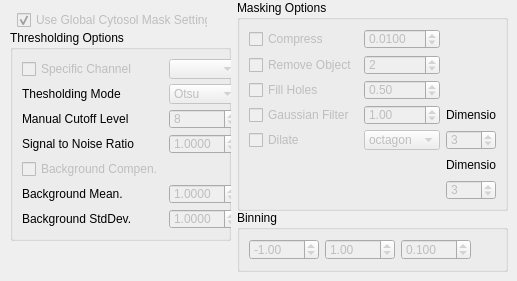
            <widget class="QWidget" name="tab_20">
             <attribute name="title">
              <string>Global Cytosol Masking Options</string>
             </attribute>
             <widget class="QCheckBox" name="checkBox_31">
              <property name="enabled">
               <bool>false</bool>
              </property>
              <property name="geometry">
               <rect>
                <x>17</x>
                <y>10</y>
                <width>191</width>
                <height>20</height>
               </rect>
              </property>
              <property name="minimumSize">
               <size>
                <width>0</width>
                <height>20</height>
               </size>
              </property>
              <property name="toolTip">
               <string>&lt;html&gt;&lt;head/&gt;&lt;body&gt;&lt;p&gt;Aktivates Table and Settings in &amp;quot;Detailed Cytosol Masking Options&amp;quot; &lt;/p&gt;&lt;/body&gt;&lt;/html&gt;</string>
              </property>
              <property name="text">
               <string>Use Global Cytosol Mask Settings</string>
              </property>
              <property name="checked">
               <bool>true</bool>
              </property>
             </widget>
             <widget class="QGroupBox" name="groupBox_14">
              <property name="geometry">
               <rect>
                <x>237</x>
                <y>210</y>
                <width>271</width>
                <height>62</height>
               </rect>
              </property>
              <property name="title">
               <string>Binning</string>
              </property>
              <layout class="QHBoxLayout" name="horizontalLayout_3">
               <item>
                <widget class="QDoubleSpinBox" name="doubleSpinBox_17">
                 <property name="enabled">
                  <bool>false</bool>
                 </property>
                 <property name="sizePolicy">
                  <sizepolicy hsizetype="Minimum" vsizetype="Minimum">
                   <horstretch>0</horstretch>
                   <verstretch>0</verstretch>
                  </sizepolicy>
                 </property>
                 <property name="minimumSize">
                  <size>
                   <width>70</width>
                   <height>20</height>
                  </size>
                 </property>
                 <property name="toolTip">
                  <string>&lt;html&gt;&lt;head/&gt;&lt;body&gt;&lt;p&gt;Lowest binning value for colorbar and histograms. In order for the changes to become active, images must be reanalyzed (run) again.&lt;/p&gt;&lt;/body&gt;&lt;/html&gt;</string>
                 </property>
                 <property name="decimals">
                  <number>2</number>
                 </property>
                 <property name="minimum">
                  <double>-100.000000000000000</double>
                 </property>
                 <property name="maximum">
                  <double>100000000.000000000000000</double>
                 </property>
                 <property name="singleStep">
                  <double>1.000000000000000</double>
                 </property>
                 <property name="value">
                  <double>-1.000000000000000</double>
                 </property>
                </widget>
               </item>
               <item>
                <widget class="QDoubleSpinBox" name="doubleSpinBox_18">
                 <property name="enabled">
                  <bool>false</bool>
                 </property>
                 <property name="minimumSize">
                  <size>
                   <width>70</width>
                   <height>20</height>
                  </size>
                 </property>
                 <property name="toolTip">
                  <string>&lt;html&gt;&lt;head/&gt;&lt;body&gt;&lt;p&gt;Highest binning value for colorbar and histograms. In order for the changes to become active, images must be reanalyzed (run) again.&lt;/p&gt;&lt;/body&gt;&lt;/html&gt;</string>
                 </property>
                 <property name="decimals">
                  <number>2</number>
                 </property>
                 <property name="minimum">
                  <double>-100.000000000000000</double>
                 </property>
                 <property name="maximum">
                  <double>1000000000.000000000000000</double>
                 </property>
                 <property name="singleStep">
                  <double>1.000000000000000</double>
                 </property>
                 <property name="value">
                  <double>1.000000000000000</double>
                 </property>
                </widget>
               </item>
               <item>
                <widget class="QDoubleSpinBox" name="doubleSpinBox_19">
                 <property name="enabled">
                  <bool>false</bool>
                 </property>
                 <property name="sizePolicy">
                  <sizepolicy hsizetype="Minimum" vsizetype="Minimum">
                   <horstretch>0</horstretch>
                   <verstretch>0</verstretch>
                  </sizepolicy>
                 </property>
                 <property name="minimumSize">
                  <size>
                   <width>70</width>
                   <height>20</height>
                  </size>
                 </property>
                 <property name="toolTip">
                  <string>&lt;html&gt;&lt;head/&gt;&lt;body&gt;&lt;p&gt;Distance between binning values for colorbar and histograms. In order for the changes to become active, images must be reanalyzed (run) again.&lt;/p&gt;&lt;/body&gt;&lt;/html&gt;</string>
                 </property>
                 <property name="decimals">
                  <number>3</number>
                 </property>
                 <property name="minimum">
                  <double>0.001000000000000</double>
                 </property>
                 <property name="maximum">
                  <double>10.000000000000000</double>
                 </property>
                 <property name="singleStep">
                  <double>0.100000000000000</double>
                 </property>
                 <property name="value">
                  <double>0.100000000000000</double>
                 </property>
                </widget>
               </item>
               <item>
                <spacer name="horizontalSpacer_5">
                 <property name="orientation">
                  <enum>Qt::Horizontal</enum>
                 </property>
                 <property name="sizeHint" stdset="0">
                  <size>
                   <width>40</width>
                   <height>20</height>
                  </size>
                 </property>
                </spacer>
               </item>
              </layout>
             </widget>
             <widget class="QGroupBox" name="groupBox_15">
              <property name="geometry">
               <rect>
                <x>10</x>
                <y>30</y>
                <width>221</width>
                <height>211</height>
               </rect>
              </property>
              <property name="title">
               <string>Thresholding Options</string>
              </property>
              <layout class="QFormLayout" name="formLayout">
               <item row="0" column="0">
                <widget class="QCheckBox" name="checkBox_36">
                 <property name="enabled">
                  <bool>false</bool>
                 </property>
                 <property name="minimumSize">
                  <size>
                   <width>0</width>
                   <height>20</height>
                  </size>
                 </property>
                 <property name="toolTip">
                  <string>Aktivate if, a specific channel should be used for Thresholding.</string>
                 </property>
                 <property name="text">
                  <string>Specific Channel</string>
                 </property>
                 <property name="checked">
                  <bool>false</bool>
                 </property>
                </widget>
               </item>
               <item row="0" column="1">
                <widget class="QComboBox" name="comboBox_23">
                 <property name="enabled">
                  <bool>false</bool>
                 </property>
                 <property name="minimumSize">
                  <size>
                   <width>70</width>
                   <height>20</height>
                  </size>
                 </property>
                 <property name="toolTip">
                  <string extracomment="Choose short wavelength for GP calulation">&lt;html&gt;&lt;head/&gt;&lt;body&gt;&lt;p&gt;Channel corresponding to A in the equation below.&lt;/p&gt;&lt;/body&gt;&lt;/html&gt;</string>
                 </property>
                </widget>
               </item>
               <item row="1" column="0">
                <widget class="QLabel" name="label_35">
                 <property name="minimumSize">
                  <size>
                   <width>0</width>
                   <height>20</height>
                  </size>
                 </property>
                 <property name="text">
                  <string>Thesholding Mode</string>
                 </property>
                </widget>
               </item>
               <item row="1" column="1">
                <widget class="QComboBox" name="comboBox_21">
                 <property name="enabled">
                  <bool>false</bool>
                 </property>
                 <property name="minimumSize">
                  <size>
                   <width>70</width>
                   <height>20</height>
                  </size>
                 </property>
                 <property name="toolTip">
                  <string>&lt;html&gt;&lt;head/&gt;&lt;body&gt;&lt;p&gt;Automatic detection of thershold level with Otsus algorythm, or manual choice&lt;/p&gt;&lt;/body&gt;&lt;/html&gt;</string>
                 </property>
                 <item>
                  <property name="text">
                   <string>Otsu</string>
                  </property>
                 </item>
                 <item>
                  <property name="text">
                   <string>Manual</string>
                  </property>
                 </item>
                </widget>
               </item>
               <item row="2" column="0">
                <widget class="QLabel" name="label_36">
                 <property name="minimumSize">
                  <size>
                   <width>0</width>
                   <height>20</height>
                  </size>
                 </property>
                 <property name="text">
                  <string>Manual Cutoff Level</string>
                 </property>
                </widget>
               </item>
               <item row="2" column="1">
                <widget class="QSpinBox" name="spinBox_15">
                 <property name="enabled">
                  <bool>false</bool>
                 </property>
                 <property name="minimumSize">
                  <size>
                   <width>70</width>
                   <height>20</height>
                  </size>
                 </property>
                 <property name="toolTip">
                  <string>&lt;html&gt;&lt;head/&gt;&lt;body&gt;&lt;p&gt;Manual threshold - everything below is evaluated as NaN &lt;/p&gt;&lt;/body&gt;&lt;/html&gt;</string>
                 </property>
                 <property name="minimum">
                  <number>1</number>
                 </property>
                 <property name="maximum">
                  <number>65535</number>
                 </property>
                 <property name="value">
                  <number>8</number>
                 </property>
                </widget>
               </item>
               <item row="3" column="0">
                <widget class="QLabel" name="label_34">
                 <property name="minimumSize">
                  <size>
                   <width>0</width>
                   <height>20</height>
                  </size>
                 </property>
                 <property name="text">
                  <string>Signal to Noise Ratio</string>
                 </property>
                </widget>
               </item>
               <item row="3" column="1">
                <widget class="QDoubleSpinBox" name="doubleSpinBox_21">
                 <property name="enabled">
                  <bool>false</bool>
                 </property>
                 <property name="minimumSize">
                  <size>
                   <width>70</width>
                   <height>20</height>
                  </size>
                 </property>
                 <property name="decimals">
                  <number>4</number>
                 </property>
                 <property name="maximum">
                  <double>100000.000000000000000</double>
                 </property>
                 <property name="singleStep">
                  <double>0.500000000000000</double>
                 </property>
                 <property name="value">
                  <double>1.000000000000000</double>
                 </property>
                </widget>
               </item>
               <item row="4" column="0">
                <widget class="QCheckBox" name="checkBox_16">
                 <property name="enabled">
                  <bool>false</bool>
                 </property>
                 <property name="minimumSize">
                  <size>
                   <width>0</width>
                   <height>20</height>
                  </size>
                 </property>
                 <property name="toolTip">
                  <string>&lt;html&gt;&lt;head/&gt;&lt;body&gt;&lt;p&gt;&lt;br/&gt;&lt;/p&gt;&lt;/body&gt;&lt;/html&gt;</string>
                 </property>
                 <property name="text">
                  <string>Background Compen.</string>
                 </property>
                 <property name="checked">
                  <bool>false</bool>
                 </property>
                </widget>
               </item>
               <item row="5" column="0">
                <widget class="QLabel" name="label_41">
                 <property name="minimumSize">
                  <size>
                   <width>0</width>
                   <height>20</height>
                  </size>
                 </property>
                 <property name="text">
                  <string>Background Mean.</string>
                 </property>
                </widget>
               </item>
               <item row="5" column="1">
                <widget class="QDoubleSpinBox" name="doubleSpinBox_10">
                 <property name="enabled">
                  <bool>false</bool>
                 </property>
                 <property name="minimumSize">
                  <size>
                   <width>70</width>
                   <height>20</height>
                  </size>
                 </property>
                 <property name="decimals">
                  <number>4</number>
                 </property>
                 <property name="maximum">
                  <double>10000.000000000000000</double>
                 </property>
                 <property name="singleStep">
                  <double>0.500000000000000</double>
                 </property>
                 <property name="value">
                  <double>1.000000000000000</double>
                 </property>
                </widget>
               </item>
               <item row="6" column="0">
                <widget class="QLabel" name="label_33">
                 <property name="minimumSize">
                  <size>
                   <width>0</width>
                   <height>20</height>
                  </size>
                 </property>
                 <property name="text">
                  <string>Background StdDev.</string>
                 </property>
                </widget>
               </item>
               <item row="6" column="1">
                <widget class="QDoubleSpinBox" name="doubleSpinBox_20">
                 <property name="enabled">
                  <bool>false</bool>
                 </property>
                 <property name="minimumSize">
                  <size>
                   <width>70</width>
                   <height>20</height>
                  </size>
                 </property>
                 <property name="decimals">
                  <number>4</number>
                 </property>
                 <property name="maximum">
                  <double>10000000.000000000000000</double>
                 </property>
                 <property name="singleStep">
                  <double>0.500000000000000</double>
                 </property>
                 <property name="value">
                  <double>1.000000000000000</double>
                 </property>
                </widget>
               </item>
              </layout>
             </widget>
             <widget class="QGroupBox" name="groupBox_16">
              <property name="geometry">
               <rect>
                <x>237</x>
                <y>0</y>
                <width>271</width>
                <height>211</height>
               </rect>
              </property>
              <property name="title">
               <string>Masking Options</string>
              </property>
              <layout class="QGridLayout" name="gridLayout_2">
               <item row="0" column="0">
                <widget class="QCheckBox" name="checkBox_32">
                 <property name="enabled">
                  <bool>false</bool>
                 </property>
                 <property name="minimumSize">
                  <size>
                   <width>0</width>
                   <height>20</height>
                  </size>
                 </property>
                 <property name="toolTip">
                  <string>&lt;html&gt;&lt;head/&gt;&lt;body&gt;&lt;p&gt;Activate compression of mask.&lt;/p&gt;&lt;/body&gt;&lt;/html&gt;</string>
                 </property>
                 <property name="text">
                  <string>Compress</string>
                 </property>
                </widget>
               </item>
               <item row="0" column="1">
                <widget class="QDoubleSpinBox" name="doubleSpinBox_23">
                 <property name="enabled">
                  <bool>false</bool>
                 </property>
                 <property name="minimumSize">
                  <size>
                   <width>70</width>
                   <height>20</height>
                  </size>
                 </property>
                 <property name="decimals">
                  <number>4</number>
                 </property>
                 <property name="maximum">
                  <double>999999.000000000000000</double>
                 </property>
                 <property name="singleStep">
                  <double>0.000500000000000</double>
                 </property>
                 <property name="value">
                  <double>0.010000000000000</double>
                 </property>
                </widget>
               </item>
               <item row="1" column="0">
                <widget class="QCheckBox" name="checkBox_34">
                 <property name="enabled">
                  <bool>false</bool>
                 </property>
                 <property name="minimumSize">
                  <size>
                   <width>0</width>
                   <height>20</height>
                  </size>
                 </property>
                 <property name="toolTip">
                  <string>&lt;html&gt;&lt;head/&gt;&lt;body&gt;&lt;p&gt;Activatse removement of objects from mask&lt;/p&gt;&lt;/body&gt;&lt;/html&gt;</string>
                 </property>
                 <property name="text">
                  <string>Remove Object</string>
                 </property>
                </widget>
               </item>
               <item row="1" column="1">
                <widget class="QSpinBox" name="spinBox_18">
                 <property name="enabled">
                  <bool>false</bool>
                 </property>
                 <property name="minimumSize">
                  <size>
                   <width>70</width>
                   <height>20</height>
                  </size>
                 </property>
                 <property name="minimum">
                  <number>1</number>
                 </property>
                 <property name="value">
                  <number>2</number>
                 </property>
                </widget>
               </item>
               <item row="2" column="0">
                <widget class="QCheckBox" name="checkBox_35">
                 <property name="enabled">
                  <bool>false</bool>
                 </property>
                 <property name="minimumSize">
                  <size>
                   <width>0</width>
                   <height>20</height>
                  </size>
                 </property>
                 <property name="toolTip">
                  <string>&lt;html&gt;&lt;head/&gt;&lt;body&gt;&lt;p&gt;Activate hole filling of mask&lt;/p&gt;&lt;/body&gt;&lt;/html&gt;</string>
                 </property>
                 <property name="text">
                  <string>Fill Holes</string>
                 </property>
                </widget>
               </item>
               <item row="2" column="1">
                <widget class="QDoubleSpinBox" name="doubleSpinBox_22">
                 <property name="enabled">
                  <bool>false</bool>
                 </property>
                 <property name="minimumSize">
                  <size>
                   <width>70</width>
                   <height>20</height>
                  </size>
                 </property>
                 <property name="value">
                  <double>0.500000000000000</double>
                 </property>
                </widget>
               </item>
               <item row="3" column="0">
                <widget class="QCheckBox" name="checkBox_33">
                 <property name="enabled">
                  <bool>false</bool>
                 </property>
                 <property name="minimumSize">
                  <size>
                   <width>0</width>
                   <height>20</height>
                  </size>
                 </property>
                 <property name="toolTip">
                  <string>&lt;html&gt;&lt;head/&gt;&lt;body&gt;&lt;p&gt;Activate Gauss filtering of mask. &lt;/p&gt;&lt;/body&gt;&lt;/html&gt;</string>
                 </property>
                 <property name="text">
                  <string>Gaussian Filter</string>
                 </property>
                 <property name="checked">
                  <bool>false</bool>
                 </property>
                </widget>
               </item>
               <item row="3" column="2">
                <widget class="QLabel" name="label_38">
                 <property name="minimumSize">
                  <size>
                   <width>50</width>
                   <height>20</height>
                  </size>
                 </property>
                 <property name="text">
                  <string>Dimension 1</string>
                 </property>
                </widget>
               </item>
               <item row="4" column="0">
                <widget class="QCheckBox" name="checkBox_37">
                 <property name="enabled">
                  <bool>false</bool>
                 </property>
                 <property name="minimumSize">
                  <size>
                   <width>0</width>
                   <height>20</height>
                  </size>
                 </property>
                 <property name="toolTip">
                  <string>&lt;html&gt;&lt;head/&gt;&lt;body&gt;&lt;p&gt;Activate Dilation of Mask.&lt;/p&gt;&lt;/body&gt;&lt;/html&gt;</string>
                 </property>
                 <property name="text">
                  <string>Dilate</string>
                 </property>
                 <property name="checked">
                  <bool>false</bool>
                 </property>
                </widget>
               </item>
               <item row="4" column="1">
                <widget class="QComboBox" name="comboBox_22">
                 <property name="enabled">
                  <bool>false</bool>
                 </property>
                 <property name="sizePolicy">
                  <sizepolicy hsizetype="Preferred" vsizetype="Fixed">
                   <horstretch>0</horstretch>
                   <verstretch>0</verstretch>
                  </sizepolicy>
                 </property>
                 <property name="minimumSize">
                  <size>
                   <width>70</width>
                   <height>20</height>
                  </size>
                 </property>
                 <property name="toolTip">
                  <string>&lt;html&gt;&lt;head/&gt;&lt;body&gt;&lt;p&gt;Dilation tool shape&lt;/p&gt;&lt;/body&gt;&lt;/html&gt;</string>
                 </property>
                 <item>
                  <property name="text">
                   <string>octagon</string>
                  </property>
                 </item>
                 <item>
                  <property name="text">
                   <string>disk</string>
                  </property>
                 </item>
                 <item>
                  <property name="text">
                   <string>square</string>
                  </property>
                 </item>
                </widget>
               </item>
               <item row="4" column="2">
                <widget class="QSpinBox" name="spinBox_17">
                 <property name="enabled">
                  <bool>false</bool>
                 </property>
                 <property name="minimumSize">
                  <size>
                   <width>50</width>
                   <height>20</height>
                  </size>
                 </property>
                 <property name="toolTip">
                  <string>&lt;html&gt;&lt;head/&gt;&lt;body&gt;&lt;p&gt;x-dimention for dilation tool&lt;/p&gt;&lt;/body&gt;&lt;/html&gt;</string>
                 </property>
                 <property name="minimum">
                  <number>1</number>
                 </property>
                 <property name="value">
                  <number>3</number>
                 </property>
                </widget>
               </item>
               <item row="5" column="2">
                <widget class="QLabel" name="label_37">
                 <property name="minimumSize">
                  <size>
                   <width>50</width>
                   <height>20</height>
                  </size>
                 </property>
                 <property name="text">
                  <string>Dimension 2</string>
                 </property>
                </widget>
               </item>
               <item row="6" column="2">
                <widget class="QSpinBox" name="spinBox_16">
                 <property name="enabled">
                  <bool>false</bool>
                 </property>
                 <property name="minimumSize">
                  <size>
                   <width>50</width>
                   <height>20</height>
                  </size>
                 </property>
                 <property name="toolTip">
                  <string>&lt;html&gt;&lt;head/&gt;&lt;body&gt;&lt;p&gt;y-dimention for dilation tool&lt;/p&gt;&lt;/body&gt;&lt;/html&gt;</string>
                 </property>
                 <property name="minimum">
                  <number>1</number>
                 </property>
                 <property name="value">
                  <number>3</number>
                 </property>
                </widget>
               </item>
               <item row="3" column="1">
                <widget class="QDoubleSpinBox" name="doubleSpinBox_11">
                 <property name="enabled">
                  <bool>false</bool>
                 </property>
                 <property name="minimumSize">
                  <size>
                   <width>70</width>
                   <height>20</height>
                  </size>
                 </property>
                 <property name="minimum">
                  <double>0.100000000000000</double>
                 </property>
                 <property name="value">
                  <double>1.000000000000000</double>
                 </property>
                </widget>
               </item>
              </layout>
             </widget>
            </widget>
